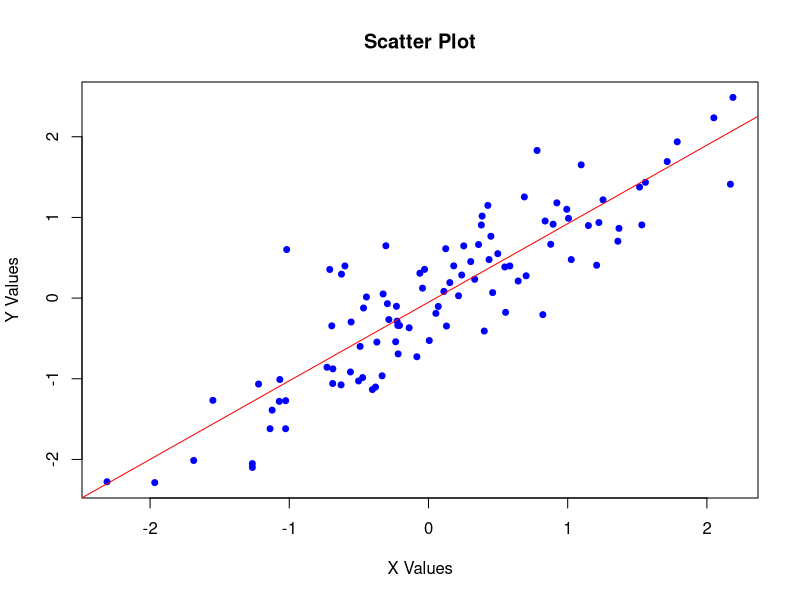

The R source for this figure:
# Simple R script to create a scatter plot and save it with a random filename

# Generate random data for the scatter plot
set.seed(123)  # For reproducible results in this example
n_points <- 100
x <- rnorm(n_points)
y <- x + rnorm(n_points, sd = 0.5)  # y is related to x with some noise

# Create a random filename
random_name <- paste0("scatter_plot_", sample(1000:9999, 1), ".png")

# Create the scatter plot
png(random_name, width = 800, height = 600)
plot(x, y, 
     main = "Scatter Plot", 
     xlab = "X Values", 
     ylab = "Y Values",
     pch = 19,  # solid circles
     col = "blue",
     cex = 0.8)  # size of points
abline(lm(y ~ x), col = "red")  # Add regression line
dev.off()

cat("Scatter plot saved as:", random_name, "\n")
